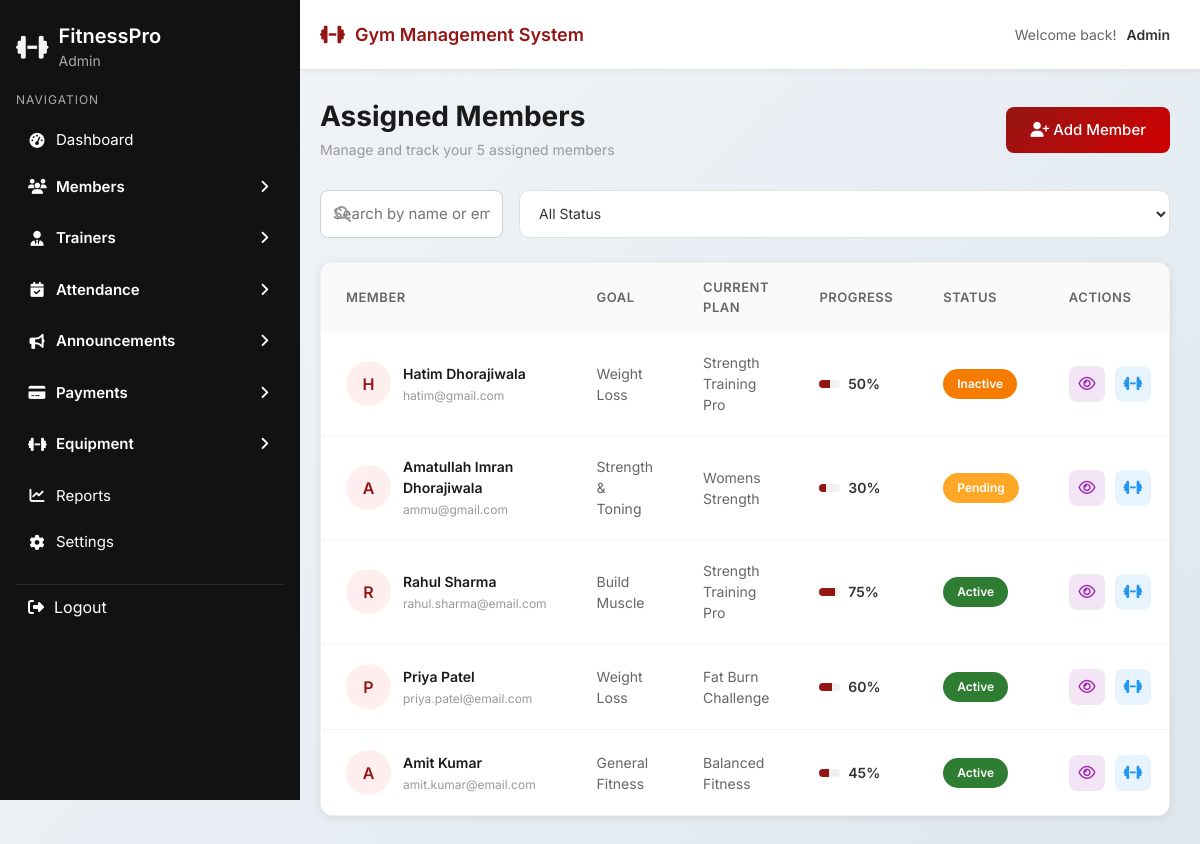
Page /trainer/assigned-member.php (signed in) on the committed database.
### tables this page shows
CREATE TABLE `members` (
  `id` int(11) NOT NULL,
  `full_name` varchar(100) NOT NULL,
  `email` varchar(100) NOT NULL,
  `phone` varchar(20) NOT NULL,
  `dob` date NOT NULL,
  `gender` enum('Male','Female','Other') NOT NULL,
  `address` text NOT NULL,
  `membership_type` varchar(50) NOT NULL,
  `start_date` date NOT NULL,
  `end_date` date NOT NULL,
  `duration` varchar(20) NOT NULL,
  `membership_status` enum('Active','Inactive','Expired') DEFAULT 'Active',
  `fitness_level` enum('Beginner','Medium','Advanced') DEFAULT 'Beginner',
  `created_at` timestamp NOT NULL DEFAULT current_timestamp(),
  `updated_at` timestamp NOT NULL DEFAULT current_timestamp() ON UPDATE current_timestamp()
);

### trainer/assigned-member.php (the view, shortened to what this page needs)
<?php
require_once '../dbcon.php';
$sql = "SELECT
    m.id,
    m.full_name,
    m.email,
    m.phone,
    m.membership_type,
    m.membership_status,
    m.created_at,
    COALESCE(wp.goal, 'Not Set') as goal,
    COALESCE(wp.current_plan, 'Not Assigned') as current_plan,
    COALESCE(wp.progress, 0) as progress,
    COALESCE(wp.status, 'Pending') as workout_status
FROM members m
LEFT JOIN workout_plans wp ON m.id = wp.member_id
ORDER BY m.created_at DESC";
$result = mysqli_query($conn, $sql);
$members = [];
if (mysqli_num_rows($result) > 0) {
    while($row = mysqli_fetch_assoc($result)) {
        $members[] = $row;
    }
}
$total_members = count($members);
?>
<!DOCTYPE html>
<html lang="en">
<head>
  <link href="https://cdn.jsdelivr.net/npm/bootstrap@5.3.2/dist/css/bootstrap.min.css" rel="stylesheet">
  <link rel="stylesheet" href="https://cdnjs.cloudflare.com/ajax/libs/font-awesome/6.5.1/css/all.min.css">
  <link rel="stylesheet" href="../css/sidebar.css">
  <link rel="stylesheet" href="../css/common.css">
</head>
<body>
<?php include '../layout/header.php'; ?>
<?php include '../layout/sidebar.php'; ?>
<div class="main-wrapper">
  <div class="main-content">
    <div class="page-header">
      <div class="d-flex justify-content-between align-items-center">
        <div>
          <h1 class="page-title">Assigned Members</h1>
          <p class="page-subtitle">Manage and track your <?= $total_members ?> assigned members</p>
        </div>
        <?php if ($_SESSION['role'] == 'admin'): ?>
        <a href="member-entry.php" class="btn app-btn-primary">
          <i class="fa-solid fa-user-plus"></i> Add Member
        </a>
        <?php endif; ?>
      </div>
    </div>
    <div class="d-flex gap-3 mb-4">
      <div class="search-box flex-grow-1">
        <i class="fa-solid fa-magnifying-glass"></i>
        <input type="text" id="searchInput" placeholder="Search by name or email...">
      </div>
      <select class="filter-select" id="statusFilter">
        <option value="">All Status</option>
      </select>
    </div>
    <div class="members-table-container">
      <table class="members-table">
        <thead>
          <tr>
            <th>Member</th>
            <th>Goal</th>
            <th>Current Plan</th>
            <th>Progress</th>
            <th>Status</th>
            <th>Actions</th>
          </tr>
        </thead>
        <tbody id="membersTableBody">
          <?php if (count($members) > 0): ?>
            <?php foreach ($members as $member):
              $initial = strtoupper(substr($member['full_name'], 0, 1));
            ?>
            <tr data-status="<?= strtolower($member['workout_status']) ?>">
              <td>
                <div class="member-cell">
                  <div class="member-avatar"><?= $initial ?></div>
                  <div class="member-info">
                    <span class="name"><?= htmlspecialchars($member['full_name']) ?></span>
                    <span class="joined"><?= htmlspecialchars($member['email']) ?></span>
                  </div>
                </div>
              </td>
              <td>
                <span style="color: #666;"><?= htmlspecialchars($member['goal']) ?></span>
              </td>
              <td>
                <span style="color: #666;"><?= htmlspecialchars($member['current_plan']) ?></span>
              </td>
              <td>
                <div class="d-flex align-items-center gap-2">
                  <div style="flex: 1; height: 8px; background: #f0f0f0; border-radius: 10px; overflow: hidden;">
                    <div style="height: 100%; background: var(--active-color); width: <?= $member['progress'] ?>%; transition: width 0.3s;"></div>
                  </div>
                  <span style="font-weight: 600; color: #333; min-width: 45px;"><?= $member['progress'] ?>%</span>
                </div>
              </td>
              <td>
                <span class="status-badge <?= strtolower($member['workout_status']) ?>">
                  <?= htmlspecialchars($member['workout_status']) ?>
                </span>
              </td>
              <td>
                <div class="action-buttons">
                  <button class="btn-action view" onclick="viewMember(<?= $member['id'] ?>)" title="View Details">
                    <i class="fa-regular fa-eye"></i>
                  </button>
                  <button class="btn-action edit" onclick="editWorkoutPlan(<?= $member['id'] ?>)" title="Edit Workout Plan">
                    <i class="fa-solid fa-dumbbell"></i>
                  </button>
                </div>
              </td>
            </tr>
            <?php endforeach; ?>
          <?php else: ?>
            <tr>
              <td colspan="6" class="text-center">No members found.</td>
            </tr>
          <?php endif; ?>
        </tbody>
      </table>
    </div>
  </div>
</div>
</body>
</html>

### css/sidebar.css (style rules this page uses)
:root { --sidebar-bg: #121212; --hover-bg: #1e1e1e; --active-color: #941614; --text-light: #ffffff; }

### css/common.css (style rules this page uses)
* { box-sizing: border-box; }
body { margin: 0; font-family: 'Inter', sans-serif; background: linear-gradient(135deg, #f3f6f9, #dee7ee); color: #333; }
:root { --card-bg: #ffffff; --border-color: #e2e2e2; --shadow: 0 10px 25px rgba(0,0,0,0.12); --shadow-sm: 0 2px 8px rgba(0,0,0,0.08); --radius-sm: 6px; --radius-md: 8px; --radius-lg: 12px; --active-color: #941614; --success-color: #2e7d32; --warning-color: #f57c00; --danger-color: #d32f2f; }
.main-wrapper { margin-left: 25%; min-height: 100vh; }
.main-content { padding: 30px; }
.page-header { margin-bottom: 30px; }
.page-title { font-size: 28px; font-weight: 700; color: #1a1a1a; margin-bottom: 5px; margin-top: 0; }
.page-subtitle { color: #999; font-size: 14px; margin: 0; }
.search-box { position: relative; max-width: 500px; }
.search-box input { width: 100%; padding: 12px 15px 12px 45px; border: 1px solid #e0e0e0; border-radius: 10px; font-size: 14px; transition: all 0.3s; }
.search-box i { position: absolute; left: 15px; top: 50%; transform: translateY(-50%); color: #999; }
input[type="text"], input[type="email"], input[type="date"], input[type="number"], input[type="password"], select, textarea { width: 100%; padding: 12px; border-radius: var(--radius-md); border: 1px solid #cfcfcf; font-size: 15px; font-family: 'Inter', sans-serif; transition: border 0.2s; }
.btn.app-btn-primary { background: linear-gradient(135deg, var(--active-color), #d00000); border: none; color: #fff; padding: 12px 24px; border-radius: var(--radius-md); font-size: 15px; cursor: pointer; transition: transform 0.2s; font-weight: 500; }
.table-container, .members-table-container { background: white; border-radius: var(--radius-lg); overflow: hidden; box-shadow: var(--shadow-sm); border: 1px solid #f0f0f0; }
.modern-table, .members-table { width: 100%; margin: 0; }
.modern-table thead th, .members-table thead th { background: #fafafa; padding: 15px 25px; font-size: 13px; font-weight: 600; color: #666; text-transform: uppercase; letter-spacing: 0.5px; border: none; text-align: left; }
.modern-table tbody td, .members-table tbody td { padding: 20px 25px; vertical-align: middle; border-bottom: 1px solid #f5f5f5; font-size: 14px; }
.modern-table tbody tr:last-child td, .members-table tbody tr:last-child td { border-bottom: none; }
.member-cell, .user-cell { display: flex; align-items: center; gap: 12px; }
.member-avatar, .user-avatar { width: 45px; height: 45px; border-radius: 50%; background: #fee; color: var(--active-color); display: flex; align-items: center; justify-content: center; font-weight: 600; font-size: 16px; flex-shrink: 0; }
.member-info .name, .user-info .name { font-weight: 600; color: #1a1a1a; margin-bottom: 3px; display: block; }
.member-info .joined, .member-info .meta, .user-info .meta { font-size: 12px; color: #999; display: flex; align-items: center; gap: 5px; }
.status-badge { padding: 6px 14px; border-radius: 20px; font-size: 12px; font-weight: 600; display: inline-block; }
.status-badge.active { background: var(--success-color); color: white; }
.status-badge.inactive { background: var(--warning-color); color: white; }
.status-badge.pending { background: #ffa726; color: white; }
.action-buttons { display: flex; gap: 10px; align-items: center; }
.btn-action { width: 36px; height: 36px; border-radius: 8px; border: none; display: flex; align-items: center; justify-content: center; cursor: pointer; transition: all 0.3s; font-size: 15px; }
.btn-action.edit { background: #e8f4fd; color: #2196f3; }
.btn-action.view { background: #f3e5f5; color: #9c27b0; }
.filter-select { padding: 12px 15px; border: 1px solid #e0e0e0; border-radius: 10px; font-size: 14px; color: #333; background: white; cursor: pointer; transition: all 0.3s; min-width: 150px; }
.gap-2 { gap: 0.5rem !important; }
.gap-3 { gap: 1rem !important; }
.main-wrapper { margin-left: 25%; margin-top: 70px; min-height: calc(100vh - 70px); }
.main-content { padding: 30px; padding-left: 20px; }

### rows in the picture
members: full_name "H", full_name "Hatim Dhorajiwala", email "hatim@gmail.com", goal "Weight Loss", current_plan "Strength Training Pro", progress "50", workout_status "Inactive"
members: full_name "A", full_name "Amatullah Imran Dhorajiwala", email "ammu@gmail.com", goal "Strength & Toning", current_plan "Womens Strength", progress "30", workout_status "Pending"
members: full_name "R", full_name "Rahul Sharma", email "rahul.sharma@email.com", goal "Build Muscle", current_plan "Strength Training Pro", progress "75", workout_status "Active"
members: full_name "P", full_name "Priya Patel", email "priya.patel@email.com", goal "Weight Loss", current_plan "Fat Burn Challenge", progress "60", workout_status "Active"
members: full_name "A", full_name "Amit Kumar", email "amit.kumar@email.com", goal "General Fitness", current_plan "Balanced Fitness", progress "45", workout_status "Active"

### other values in the picture
$_SESSION['role'] "Admin"
$user_role "Admin"
$total_members "5"
